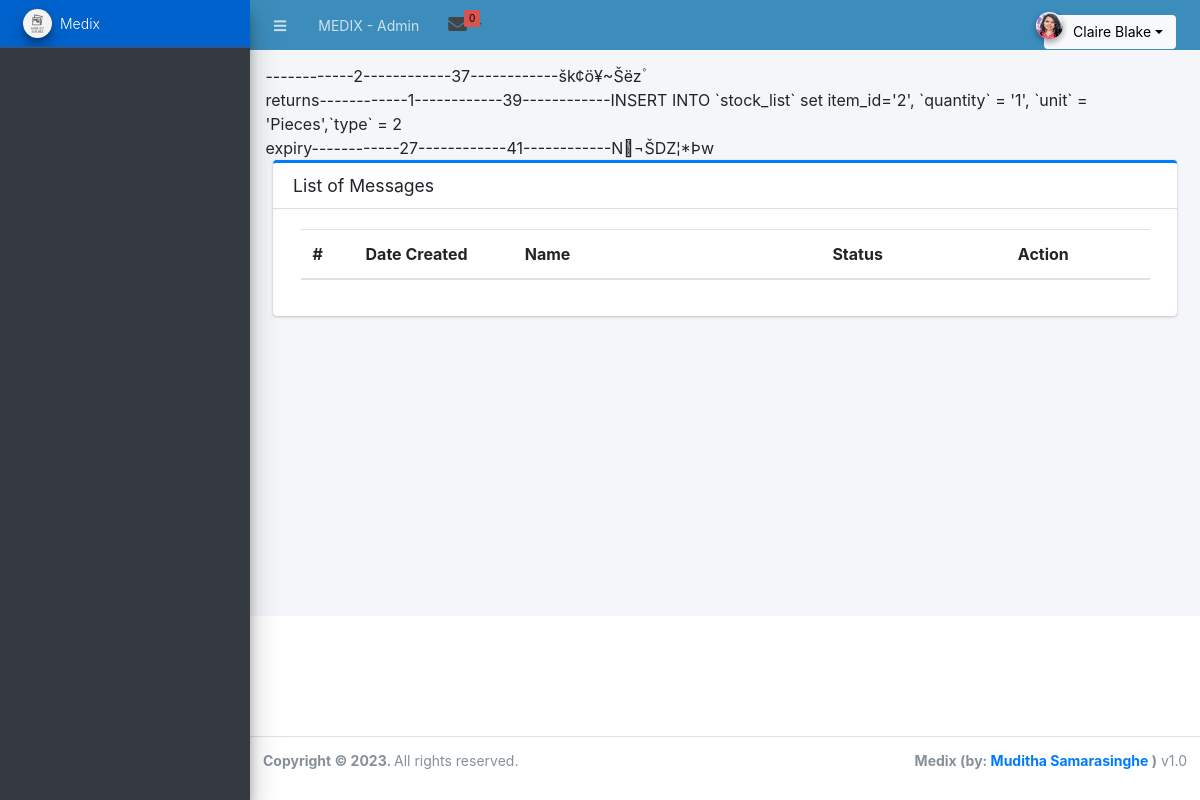
/admin/messagehome.php (signed in), run on the app's committed database.
### tables this page shows
CREATE TABLE `messages` (
  `msg_id` int(11) NOT NULL,
  `profileid` int(11) DEFAULT NULL,
  `title` varchar(128) NOT NULL DEFAULT '',
  `role_name` varchar(120) DEFAULT NULL,
  `event_id` int(10) DEFAULT NULL,
  `priority` int(11) NOT NULL DEFAULT 0,
  `start_date` datetime NOT NULL DEFAULT current_timestamp(),
  `end_date` timestamp NULL DEFAULT NULL,
  `url` text DEFAULT NULL,
  `viewed_date` timestamp NULL DEFAULT NULL,
  `viewed` int(11) NOT NULL DEFAULT 0,
  `type` varchar(10) DEFAULT NULL,
  `message` text NOT NULL,
  `repeated` int(11) NOT NULL DEFAULT 0,
  `status` tinyint(4) NOT NULL DEFAULT 0,
  `date_created` datetime NOT NULL DEFAULT current_timestamp(),
  `date_updated` datetime NOT NULL DEFAULT current_timestamp() ON UPDATE current_timestamp()
);

### admin/maintenance/message.php (the view, shortened to what this page needs)
<?php require_once('../config.php') ;
    $get = $conn->query("SELECT * FROM `messages`");
    if($get->num_rows > 0){
        while($row = $get->fetch_assoc()):
             echo $row['role_name']."------------".$row['event_id']."------------".$row['msg_id']."------------".base64_decode($row['message'])."<br>";
        endwhile;
    }
?>
<link rel="stylesheet" href="http://cdn.datatables.net/1.10.2/css/jquery.dataTables.min.css"></style>
   <div class="wrapper">
<form action="" id="role-form">
        <section class="content ">
          <div class="container-fluid">
<div class="card card-outline card-primary">
	<div class="card-header">
		<h3 class="card-title">List of Messages</h3>
	</div>
	<div class="card-body">
		<div class="container-fluid">
            <table id="myTable" class="table table-striped" >
            <colgroup>
					<col width="5%">
					<col width="15%">
					<col width="25%">
					<col width="15%">
					<col width="20%">
				</colgroup>
				<thead>
					<tr>
						<th>#</th>
						<th>Date Created</th>
						<th>Name</th>
					<th class="text-center">Status</th>
						<th class="text-center">Action</th>
					</tr>
				</thead>
			</table>
			          </div>
        </section>
			</div>
		</div>
		</div>
</div>
<?php require_once('../inc/footer.php'); ?>

### data on the page
messages: event "2", msg_id "37", message "\u0002šk¢ö¥~Šëz۫"
messages: role_name "returns", event "1", msg_id "39", message "INSERT INTO `stock_list` set item_id='2', `quantity` = '1', `unit` = 'Pieces',`type` = 2"
messages: role_name "expiry", event "27", msg_id "41", message "N\u0018¬ŠǱ¦*Þw"

### other printed values
$_settings->info('name') "MEDIX"
$_settings->userdata('firstname').' '.$_settings->userdata('lastname') "Claire Blake"
$_settings->info('short_name') "Medix"
